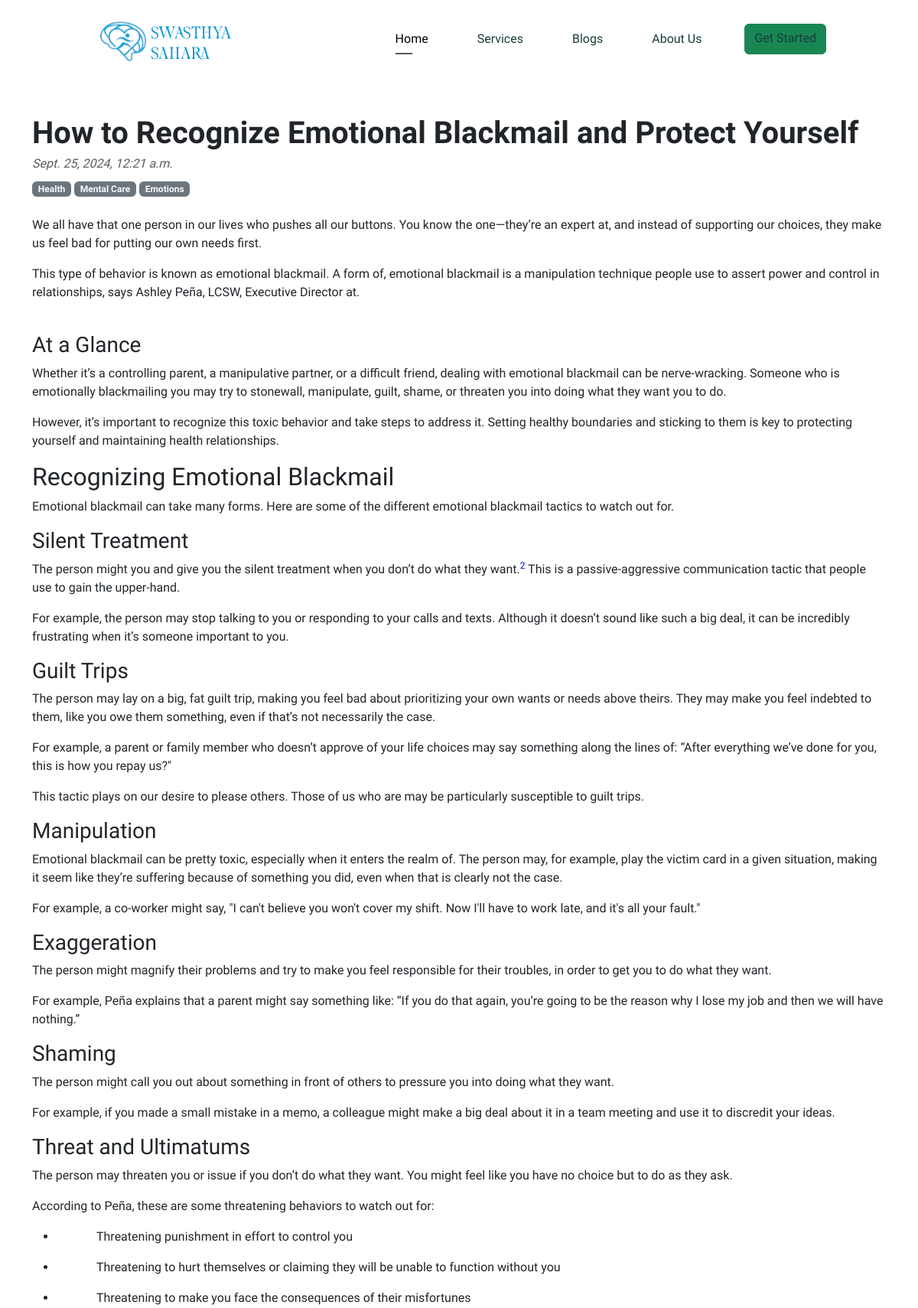
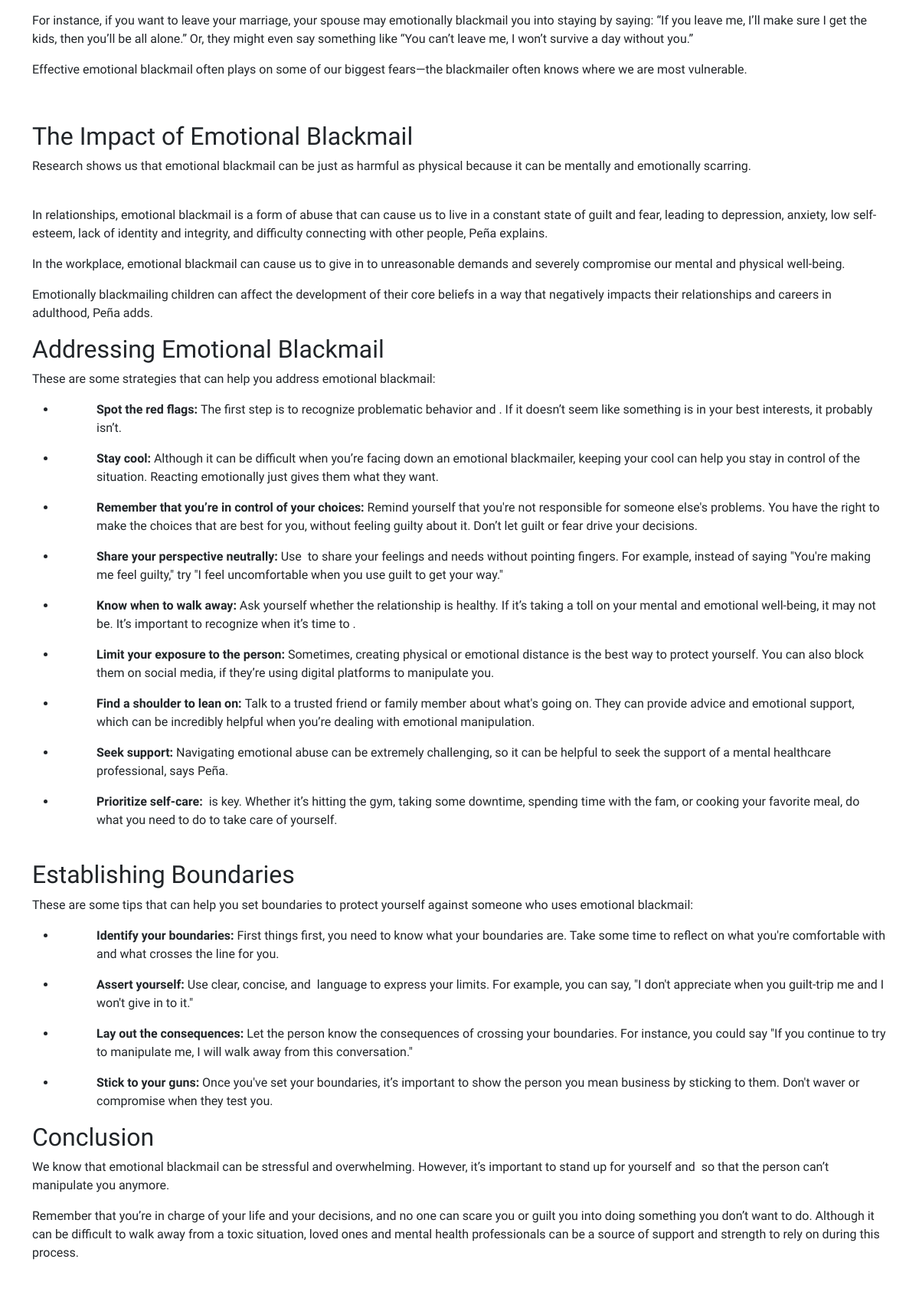
The app's page /blog/4/ (upper part) with its own data (2 pictures, top to bottom).
### Main/models.py (models this page shows, shortened)
class Blog(models.Model):
    cover_img=models.ImageField(upload_to='images/',null=True,blank=True)
    title = models.CharField(max_length=100)
    content=CKEditor5Field()
    created_on = models.DateTimeField(default=timezone.now)
    author=models.ForeignKey(settings.AUTH_USER_MODEL,on_delete=models.CASCADE,blank=True,null=True)
    category=models.CharField(max_length=100,default='Self-Care')

### Main/views.py (the view)
# urls.py: path('blog/<int:pk>/',views.blog_post,name='blog_post'),
def blog_post(request,pk):
    post = get_object_or_404(Blog, pk=pk)
    categories=Category.objects.all()
    context={
        'category':categories,
        'post':post
    }
    return render(request,"main/blog_post.html",context)

### templates/main/blog_post.html (shortened to what this page needs)
{% extends "base.html"%}
        {% block body %}
        <div class="container mt-5">
            <div class="row">
                <div class="col-lg">
                    <article>
                        <header class="mb-4">
                            <h1 class="fw-bolder mb-1">{{ post.title }}</h1>
                            <div class="text-muted fst-italic mb-2">{{post.created_on}}</div>
                            <a class="badge bg-secondary text-decoration-none link-light" href="#!">Health</a>
                            <a class="badge bg-secondary text-decoration-none link-light" href="#!">Mental Care</a>
                            <a class="badge bg-secondary text-decoration-none link-light" href="#!">{{post.category}}</a>
                        </header>
                        <section class="mb-5">
                            <p class="fs-5 mb-4">{{ post.content|safe }}</p>
                        </section>
                    </article>
                </div>
            </div>
        </div>
        {% endblock  %}

### static/css/style.css (style rules this page uses)
:root { --primary: #163c3d; --paragraph-gray: #535b53; --primary-light: #e2eddf; --dark-grey: #475467; --white: white; --catskill:#edf6f9; --default: #0c090c; --padding: attr(data-padding); --margin: attr(data-margin); }
a { text-decoration: none; }
.body-font { font-family: 'Lexend', sans-serif !important; font-weight: 400; }

### records on screen
Blog: title "How to Recognize Emotional Blackmail and Protect Yourself", created_on "Sept. 25, 2024, 12:21 a.m.", category "Emotions", content "We all have that one person in our lives who pushes all our buttons. You know the one—they’re an expert at, and instead of supporting our choices, they make us feel bad for putting our own needs first. This type of behavior is known as emotional blackmail. A form of, emotional blackmail is a manipulation technique people use to assert power and control in relationships, says Ashley Peña, LCSW, Executive Director at. At a Glance Whether it’s a controlling parent, a manipulative partner, or a difficult friend, dealing with emotional blackmail can be nerve-wracking. Someone who is emotionally blackmailing you may try to stonewall, manipulate, guilt, shame, or threaten you into doing what they…"
